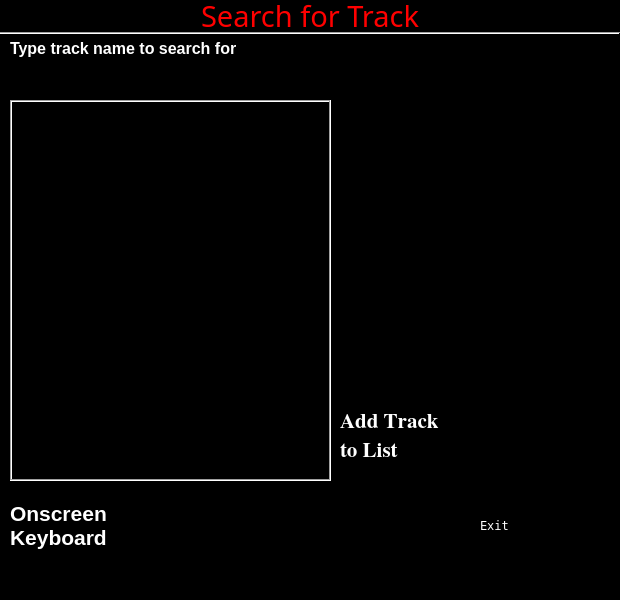
<?xml version="1.0" encoding="UTF-8"?>
<ui version="4.0">
 <class>FrmTrackSearch</class>
 <widget class="QDialog" name="FrmTrackSearch">
  <property name="geometry">
   <rect>
    <x>0</x>
    <y>0</y>
    <width>620</width>
    <height>600</height>
   </rect>
  </property>
  <property name="palette">
   <palette>
    <active>
     <colorrole role="WindowText">
      <brush brushstyle="SolidPattern">
       <color alpha="255">
        <red>255</red>
        <green>255</green>
        <blue>255</blue>
       </color>
      </brush>
     </colorrole>
     <colorrole role="Text">
      <brush brushstyle="SolidPattern">
       <color alpha="255">
        <red>255</red>
        <green>255</green>
        <blue>255</blue>
       </color>
      </brush>
     </colorrole>
     <colorrole role="Base">
      <brush brushstyle="SolidPattern">
       <color alpha="255">
        <red>0</red>
        <green>0</green>
        <blue>0</blue>
       </color>
      </brush>
     </colorrole>
     <colorrole role="Window">
      <brush brushstyle="SolidPattern">
       <color alpha="255">
        <red>0</red>
        <green>0</green>
        <blue>0</blue>
       </color>
      </brush>
     </colorrole>
    </active>
    <inactive>
     <colorrole role="WindowText">
      <brush brushstyle="SolidPattern">
       <color alpha="255">
        <red>255</red>
        <green>255</green>
        <blue>255</blue>
       </color>
      </brush>
     </colorrole>
     <colorrole role="Text">
      <brush brushstyle="SolidPattern">
       <color alpha="255">
        <red>255</red>
        <green>255</green>
        <blue>255</blue>
       </color>
      </brush>
     </colorrole>
     <colorrole role="Base">
      <brush brushstyle="SolidPattern">
       <color alpha="255">
        <red>0</red>
        <green>0</green>
        <blue>0</blue>
       </color>
      </brush>
     </colorrole>
     <colorrole role="Window">
      <brush brushstyle="SolidPattern">
       <color alpha="255">
        <red>0</red>
        <green>0</green>
        <blue>0</blue>
       </color>
      </brush>
     </colorrole>
    </inactive>
    <disabled>
     <colorrole role="WindowText">
      <brush brushstyle="SolidPattern">
       <color alpha="255">
        <red>122</red>
        <green>122</green>
        <blue>122</blue>
       </color>
      </brush>
     </colorrole>
     <colorrole role="Text">
      <brush brushstyle="SolidPattern">
       <color alpha="255">
        <red>122</red>
        <green>122</green>
        <blue>122</blue>
       </color>
      </brush>
     </colorrole>
     <colorrole role="Base">
      <brush brushstyle="SolidPattern">
       <color alpha="255">
        <red>0</red>
        <green>0</green>
        <blue>0</blue>
       </color>
      </brush>
     </colorrole>
     <colorrole role="Window">
      <brush brushstyle="SolidPattern">
       <color alpha="255">
        <red>0</red>
        <green>0</green>
        <blue>0</blue>
       </color>
      </brush>
     </colorrole>
    </disabled>
   </palette>
  </property>
  <property name="font">
   <font>
    <family>Andale Mono</family>
   </font>
  </property>
  <property name="windowTitle">
   <string>Dialog</string>
  </property>
  <widget class="Line" name="line">
   <property name="geometry">
    <rect>
     <x>0</x>
     <y>32</y>
     <width>620</width>
     <height>3</height>
    </rect>
   </property>
   <property name="orientation">
    <enum>Qt::Horizontal</enum>
   </property>
  </widget>
  <widget class="QLabel" name="lblHeader">
   <property name="geometry">
    <rect>
     <x>0</x>
     <y>0</y>
     <width>620</width>
     <height>31</height>
    </rect>
   </property>
   <property name="palette">
    <palette>
     <active>
      <colorrole role="WindowText">
       <brush brushstyle="SolidPattern">
        <color alpha="255">
         <red>255</red>
         <green>0</green>
         <blue>0</blue>
        </color>
       </brush>
      </colorrole>
      <colorrole role="Text">
       <brush brushstyle="SolidPattern">
        <color alpha="255">
         <red>255</red>
         <green>0</green>
         <blue>0</blue>
        </color>
       </brush>
      </colorrole>
     </active>
     <inactive>
      <colorrole role="WindowText">
       <brush brushstyle="SolidPattern">
        <color alpha="255">
         <red>255</red>
         <green>0</green>
         <blue>0</blue>
        </color>
       </brush>
      </colorrole>
      <colorrole role="Text">
       <brush brushstyle="SolidPattern">
        <color alpha="255">
         <red>255</red>
         <green>0</green>
         <blue>0</blue>
        </color>
       </brush>
      </colorrole>
     </inactive>
     <disabled>
      <colorrole role="WindowText">
       <brush brushstyle="SolidPattern">
        <color alpha="255">
         <red>133</red>
         <green>131</green>
         <blue>127</blue>
        </color>
       </brush>
      </colorrole>
      <colorrole role="Text">
       <brush brushstyle="SolidPattern">
        <color alpha="255">
         <red>133</red>
         <green>131</green>
         <blue>127</blue>
        </color>
       </brush>
      </colorrole>
     </disabled>
    </palette>
   </property>
   <property name="font">
    <font>
     <family>Digital-7</family>
     <pointsize>22</pointsize>
    </font>
   </property>
   <property name="text">
    <string>Search for Track</string>
   </property>
   <property name="alignment">
    <set>Qt::AlignCenter</set>
   </property>
  </widget>
  <widget class="QLabel" name="label">
   <property name="geometry">
    <rect>
     <x>10</x>
     <y>40</y>
     <width>311</width>
     <height>17</height>
    </rect>
   </property>
   <property name="font">
    <font>
     <family>Arial</family>
     <pointsize>12</pointsize>
     <weight>75</weight>
     <bold>true</bold>
    </font>
   </property>
   <property name="text">
    <string>Type track name to search for</string>
   </property>
  </widget>
  <widget class="QLineEdit" name="txtTrackName">
   <property name="geometry">
    <rect>
     <x>10</x>
     <y>60</y>
     <width>321</width>
     <height>27</height>
    </rect>
   </property>
   <property name="palette">
    <palette>
     <active>
      <colorrole role="WindowText">
       <brush brushstyle="SolidPattern">
        <color alpha="255">
         <red>255</red>
         <green>255</green>
         <blue>255</blue>
        </color>
       </brush>
      </colorrole>
      <colorrole role="Button">
       <brush brushstyle="SolidPattern">
        <color alpha="255">
         <red>0</red>
         <green>0</green>
         <blue>0</blue>
        </color>
       </brush>
      </colorrole>
      <colorrole role="Text">
       <brush brushstyle="SolidPattern">
        <color alpha="255">
         <red>255</red>
         <green>255</green>
         <blue>255</blue>
        </color>
       </brush>
      </colorrole>
      <colorrole role="ButtonText">
       <brush brushstyle="SolidPattern">
        <color alpha="255">
         <red>255</red>
         <green>255</green>
         <blue>255</blue>
        </color>
       </brush>
      </colorrole>
      <colorrole role="Base">
       <brush brushstyle="SolidPattern">
        <color alpha="255">
         <red>0</red>
         <green>0</green>
         <blue>0</blue>
        </color>
       </brush>
      </colorrole>
      <colorrole role="Window">
       <brush brushstyle="SolidPattern">
        <color alpha="255">
         <red>0</red>
         <green>0</green>
         <blue>0</blue>
        </color>
       </brush>
      </colorrole>
     </active>
     <inactive>
      <colorrole role="WindowText">
       <brush brushstyle="SolidPattern">
        <color alpha="255">
         <red>255</red>
         <green>255</green>
         <blue>255</blue>
        </color>
       </brush>
      </colorrole>
      <colorrole role="Button">
       <brush brushstyle="SolidPattern">
        <color alpha="255">
         <red>0</red>
         <green>0</green>
         <blue>0</blue>
        </color>
       </brush>
      </colorrole>
      <colorrole role="Text">
       <brush brushstyle="SolidPattern">
        <color alpha="255">
         <red>255</red>
         <green>255</green>
         <blue>255</blue>
        </color>
       </brush>
      </colorrole>
      <colorrole role="ButtonText">
       <brush brushstyle="SolidPattern">
        <color alpha="255">
         <red>255</red>
         <green>255</green>
         <blue>255</blue>
        </color>
       </brush>
      </colorrole>
      <colorrole role="Base">
       <brush brushstyle="SolidPattern">
        <color alpha="255">
         <red>0</red>
         <green>0</green>
         <blue>0</blue>
        </color>
       </brush>
      </colorrole>
      <colorrole role="Window">
       <brush brushstyle="SolidPattern">
        <color alpha="255">
         <red>0</red>
         <green>0</green>
         <blue>0</blue>
        </color>
       </brush>
      </colorrole>
     </inactive>
     <disabled>
      <colorrole role="WindowText">
       <brush brushstyle="SolidPattern">
        <color alpha="255">
         <red>255</red>
         <green>255</green>
         <blue>255</blue>
        </color>
       </brush>
      </colorrole>
      <colorrole role="Button">
       <brush brushstyle="SolidPattern">
        <color alpha="255">
         <red>0</red>
         <green>0</green>
         <blue>0</blue>
        </color>
       </brush>
      </colorrole>
      <colorrole role="Text">
       <brush brushstyle="SolidPattern">
        <color alpha="255">
         <red>255</red>
         <green>255</green>
         <blue>255</blue>
        </color>
       </brush>
      </colorrole>
      <colorrole role="ButtonText">
       <brush brushstyle="SolidPattern">
        <color alpha="255">
         <red>255</red>
         <green>255</green>
         <blue>255</blue>
        </color>
       </brush>
      </colorrole>
      <colorrole role="Base">
       <brush brushstyle="SolidPattern">
        <color alpha="255">
         <red>0</red>
         <green>0</green>
         <blue>0</blue>
        </color>
       </brush>
      </colorrole>
      <colorrole role="Window">
       <brush brushstyle="SolidPattern">
        <color alpha="255">
         <red>0</red>
         <green>0</green>
         <blue>0</blue>
        </color>
       </brush>
      </colorrole>
     </disabled>
    </palette>
   </property>
   <property name="font">
    <font>
     <family>Arial</family>
     <pointsize>12</pointsize>
    </font>
   </property>
   <property name="styleSheet">
    <string notr="true">background:black;
color:white</string>
   </property>
  </widget>
  <widget class="QListWidget" name="listNames">
   <property name="geometry">
    <rect>
     <x>10</x>
     <y>100</y>
     <width>321</width>
     <height>381</height>
    </rect>
   </property>
   <property name="frameShape">
    <enum>QFrame::Box</enum>
   </property>
   <property name="wordWrap">
    <bool>true</bool>
   </property>
  </widget>
  <widget class="SKG_Button" name="btnUp">
   <property name="geometry">
    <rect>
     <x>340</x>
     <y>100</y>
     <width>121</width>
     <height>81</height>
    </rect>
   </property>
   <property name="autoFillBackground">
    <bool>true</bool>
   </property>
  </widget>
  <widget class="SKG_Button" name="btnDown">
   <property name="geometry">
    <rect>
     <x>340</x>
     <y>200</y>
     <width>121</width>
     <height>81</height>
    </rect>
   </property>
   <property name="autoFillBackground">
    <bool>true</bool>
   </property>
  </widget>
  <widget class="SKG_Button" name="btnAdd">
   <property name="geometry">
    <rect>
     <x>340</x>
     <y>390</y>
     <width>121</width>
     <height>91</height>
    </rect>
   </property>
   <property name="font">
    <font>
     <family>Nimbus Roman No9 L</family>
     <pointsize>16</pointsize>
     <weight>75</weight>
     <italic>false</italic>
     <bold>true</bold>
    </font>
   </property>
   <property name="autoFillBackground">
    <bool>true</bool>
   </property>
   <property name="text">
    <string>Add Track to List</string>
   </property>
   <property name="wordWrap">
    <bool>true</bool>
   </property>
  </widget>
  <widget class="SKG_Button" name="btnExit">
   <property name="geometry">
    <rect>
     <x>480</x>
     <y>490</y>
     <width>121</width>
     <height>71</height>
    </rect>
   </property>
   <property name="autoFillBackground">
    <bool>true</bool>
   </property>
   <property name="text">
    <string>Exit</string>
   </property>
  </widget>
  <widget class="SKG_Button" name="btnKeyboard">
   <property name="geometry">
    <rect>
     <x>10</x>
     <y>490</y>
     <width>121</width>
     <height>71</height>
    </rect>
   </property>
   <property name="font">
    <font>
     <family>MS Shell Dlg 2</family>
     <pointsize>16</pointsize>
     <weight>75</weight>
     <italic>false</italic>
     <bold>true</bold>
    </font>
   </property>
   <property name="autoFillBackground">
    <bool>true</bool>
   </property>
   <property name="text">
    <string>Onscreen Keyboard</string>
   </property>
   <property name="wordWrap">
    <bool>true</bool>
   </property>
  </widget>
  <widget class="QLabel" name="lblStatus">
   <property name="geometry">
    <rect>
     <x>0</x>
     <y>580</y>
     <width>611</width>
     <height>16</height>
    </rect>
   </property>
   <property name="font">
    <font>
     <family>MS Shell Dlg 2</family>
     <pointsize>10</pointsize>
    </font>
   </property>
   <property name="text">
    <string/>
   </property>
  </widget>
 </widget>
 <customwidgets>
  <customwidget>
   <class>SKG_Button</class>
   <extends>QLabel</extends>
   <header>skg_button.h</header>
  </customwidget>
 </customwidgets>
 <resources/>
 <connections/>
</ui>
